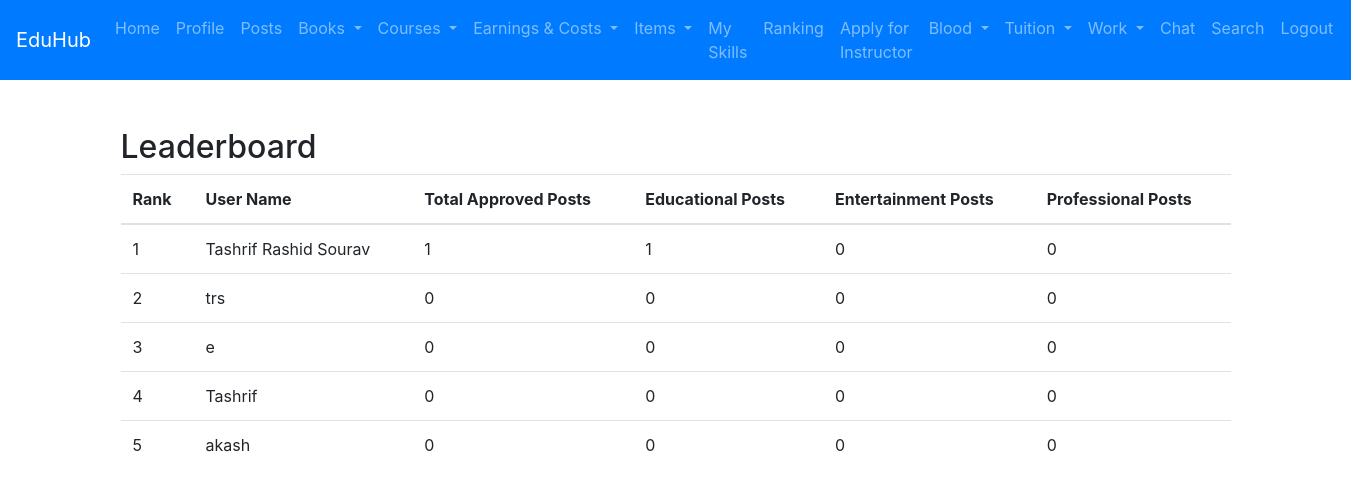
Before: /adminranking.php with the older database file.
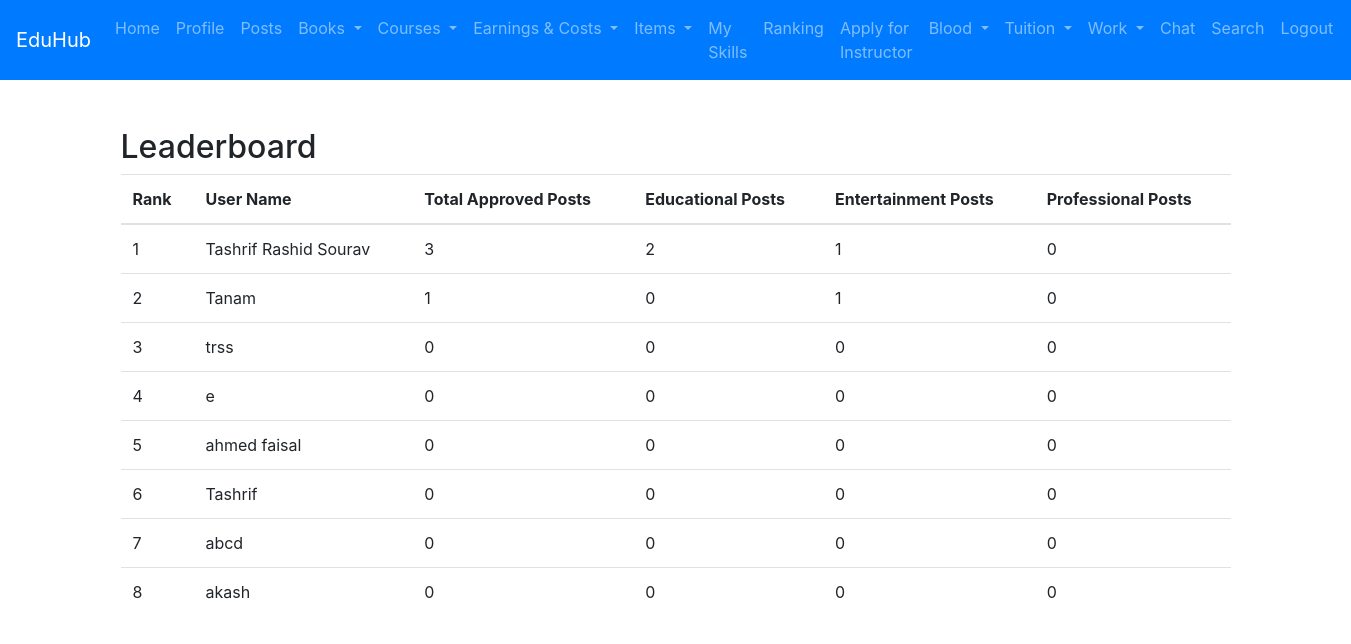
After: the same page with the newer database file.
### tables this page shows
CREATE TABLE `students` (
  `student_id` int(11) NOT NULL,
  `name` varchar(100) DEFAULT NULL,
  `email` varchar(100) DEFAULT NULL,
  `password` varchar(255) DEFAULT NULL,
  `profile_rank` decimal(3,2) DEFAULT NULL,
  `career_guidance` text DEFAULT NULL,
  `personalized_suggestions` text DEFAULT NULL,
  `created_at` timestamp NOT NULL DEFAULT current_timestamp(),
  `isadmin` enum('yes','no') DEFAULT 'no',
  `profile_picture` varchar(255) DEFAULT NULL,
  `otp` varchar(6) DEFAULT NULL,
  `is_verified` tinyint(1) NOT NULL DEFAULT 0
);

### adminranking.php (the view, shortened to what this page needs)
<?php
$servername = "localhost";
$username = "root";
$password = "";
$dbname = "EduHub";
$conn = new mysqli($servername, $username, $password, $dbname);
$student_data = [];
$sql = "SELECT s.student_id, s.name,
               SUM(CASE WHEN p.category = 'educational' AND p.status = 'approved' THEN 1 ELSE 0 END) AS total_educational_posts,
               SUM(CASE WHEN p.category = 'entertainment' AND p.status = 'approved' THEN 1 ELSE 0 END) AS total_entertainment_posts,
               SUM(CASE WHEN p.category = 'professional' AND p.status = 'approved' THEN 1 ELSE 0 END) AS total_professional_posts,
               COUNT(CASE WHEN p.status = 'approved' THEN p.post_id ELSE NULL END) AS total_posts
        FROM students s
        LEFT JOIN posts p ON s.student_id = p.student_id
        GROUP BY s.student_id, s.name
        ORDER BY total_posts DESC";
$result = $conn->query($sql);
if ($result->num_rows > 0) {
    while ($row = $result->fetch_assoc()) {
        $student_data[] = $row;
    }
}
?>
<!DOCTYPE html>
<html lang="en">
<head>
    <link rel="stylesheet" href="https://stackpath.bootstrapcdn.com/bootstrap/4.5.2/css/bootstrap.min.css">
</head>
<body>
<?php include 'navbaradmin.php'; ?>
<div class="container mt-5">
    <h2>Leaderboard</h2>
    <table class="table">
        <thead>
            <tr>
                <th>Rank</th>
                <th>User Name</th>
                <th>Total Approved Posts</th>
                <th>Educational Posts</th>
                <th>Entertainment Posts</th>
                <th>Professional Posts</th>
            </tr>
        </thead>
        <tbody>
            <?php
            $rank = 1;
            foreach ($student_data as $student):
                $total_posts = $student['total_posts'] ?? 0;
                $educational_posts = $student['total_educational_posts'] ?? 0;
                $entertainment_posts = $student['total_entertainment_posts'] ?? 0;
                $professional_posts = $student['total_professional_posts'] ?? 0;
            ?>
            <tr>
                <td><?php echo $rank++; ?></td>
                <td><?php echo htmlspecialchars($student['name']); ?></td>
                <td><?php echo $total_posts; ?></td>
                <td><?php echo $educational_posts; ?></td>
                <td><?php echo $entertainment_posts; ?></td>
                <td><?php echo $professional_posts; ?></td>
            </tr>
            <?php endforeach; ?>
        </tbody>
    </table>
</div>
</body>
</html>

Changed rows visible on the page:
changed students "Tashrif Rashid Sourav": total_posts "1" → "3"; educational_posts "1" → "2"; entertainment_posts "0" → "1"
changed students: name "trs" → "Tanam"; total_posts "0" → "1"; entertainment_posts "0" → "1"
added students: name "trss", total_posts "0", educational_posts "0", entertainment_posts "0", professional_posts "0"
added students: name "ahmed faisal", total_posts "0", educational_posts "0", entertainment_posts "0", professional_posts "0"
added students: name "abcd", total_posts "0", educational_posts "0", entertainment_posts "0", professional_posts "0"
